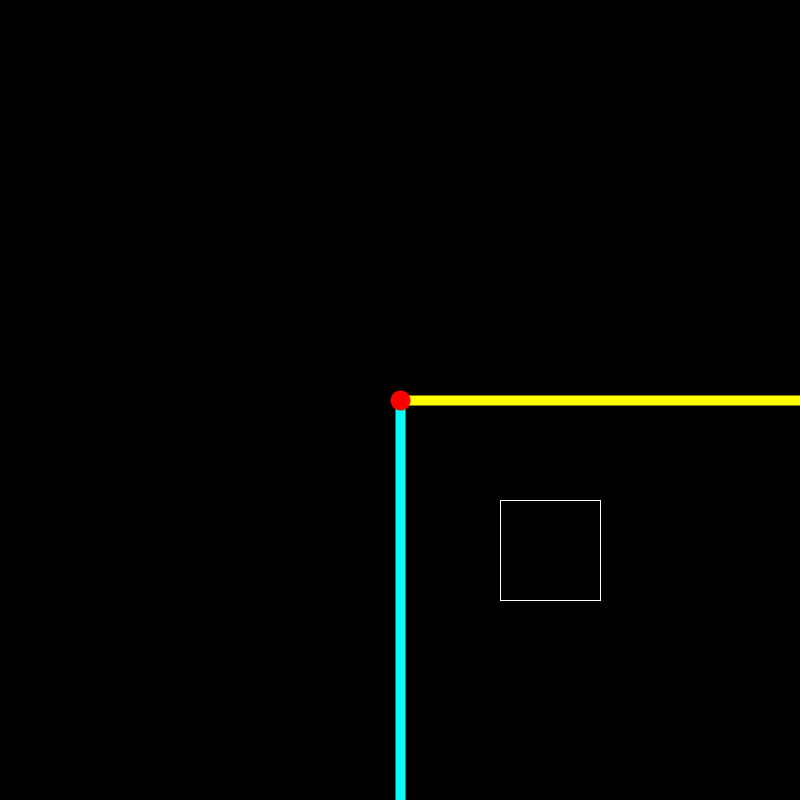
Frame 1 (no input)
Frame 60 (the mouse pressed at the canvas centre just before this capture): identical to frame 1, image omitted
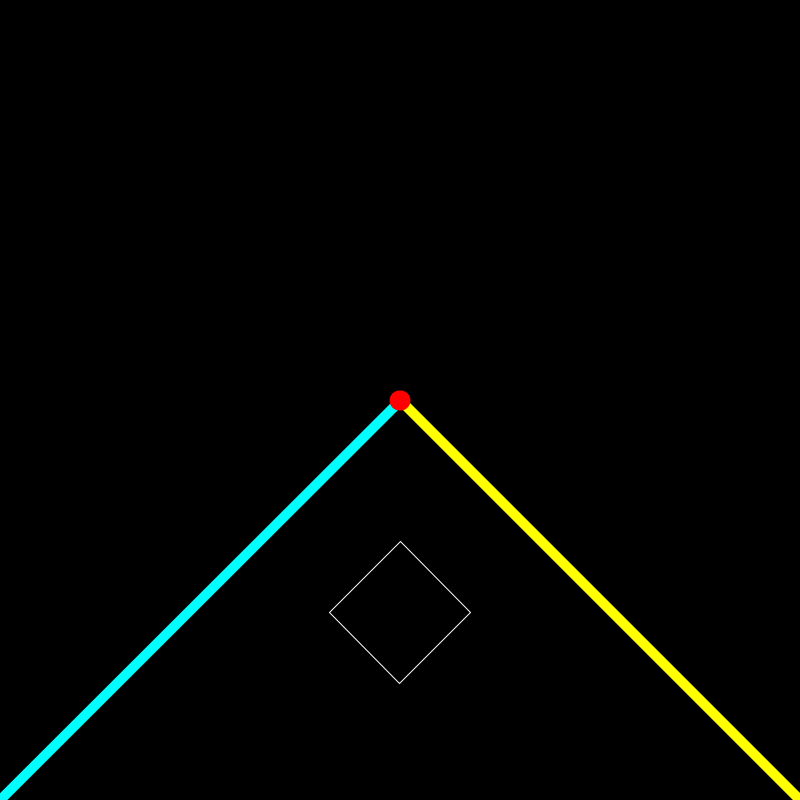
Frame 120 (the mouse held since frame 60 and released just before this capture)

The Processing sketch that drew these frames (run headless with seeded random() and noise(); from frame 60 on, the mouse is pressed at the canvas centre):

// Processing sketch: E05_translate_rotate_Example
// ── E05_translate_rotate_Example.pde
/*
    회전 예제
    
    프로세싱에서 회전을 할 경우 사용하는 함수 : rotate();
    
    좌표계를 원점을 기준으로하여 시계방향으로 회전한다.
    
    rotate(각도) : 여기서 각도는 우리가 일반적으로 얘기하는 degree가 아닌, radians단위이다.
    radians는 호도법이라고 하며, 원주율을 사용하여 표기하는 단위이다.
    
    프로세싱에서는 degree를 radians로 변환해주는 radians() 함수가 있다.
    자매품으로, radians를 degree로 변환해주는 degree()함수도 있다.
    
    회전을 할 경우, 원점을 중심으로 이동하는데,
    회전의 중심점인 원점을 이동하는 translate()함수가 있다.
    
    만약, 특정위치를 기준으로 회전하려면 아래와 같은 순서를 취한다.
    
    1. translte(x,y);          // 좌표계의 원점을 이동
    2. rotate(radians(angle))  // 이동된 원점을 중심으로 회전
    3. // draw something       // 여기서 그려지는 도형은, 회전된 좌표계 위에 그려진다.
    
    만약, translate()과 rotate()의 순서가 바뀌면, 예상치 못한 회전이 될 것이다.
    원점을 기준으로 회전한 후, 회전된 상태에서 translate을 하기 때문.
*/

float rot;        //외전할 각도를 담아둘 변수 선언

void setup(){
    size(800, 800);
}
void draw(){
    background(0);
    
    // 회전하는 각도를 마우스의 x좌표에 연동되도록 한다.
    rot = map(mouseX, 0, width, 0, 90);
    
    // 좌표계의 원점을 이동 (캔버스의 중앙으로...)
    // 이 값을 변화시키면서, translate이 어떤 역할을 하는지 알아보자.
    translate(width/2, height/2);                
    
    // 좌표계의 원점을 중심으로 회전 (radians의 단위!)
    rotate(radians(rot));
    // 좌표축 그리기
    drawAxis();
    
    stroke(255);
    strokeWeight(1);
    noFill();
    rect(100, 100, 100, 100);
}


// 사용자가 직접 함수를 정의한 뒤
// 함수의 내용에, 실제 수행할 명령들을 담아둘 수 있다.
// 다음시간에 자세한 내용을 다루도록 하자.
void drawAxis(){
    // x축
    stroke(255, 255, 0);
    strokeWeight(10);
    line(0, 0, width, 0);
    
    // y축
    stroke(0, 255, 255);
    strokeWeight(10);
    line(0, 0, 0, height);
    
    // 원점 그리기
    stroke(255, 0, 0);
    strokeWeight(20);
    point(0, 0);
}
